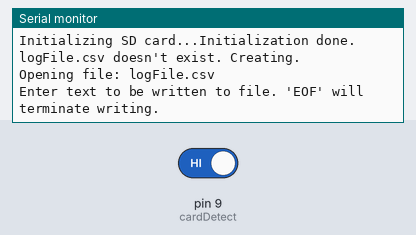
A sketch run on a simulated Arduino Uno, built with avr-gcc and run on an emulated ATmega328P. Parts: the last lines printed to the serial monitor. The inputs (shaded band) are chosen by the test bench; at power-on: pin 9 (cardDetect) HIGH. Storage starts empty.

Above: at 1.5 s.
1.6 s: pin 9 (cardDetect) driven LOW
At 2.5 s:
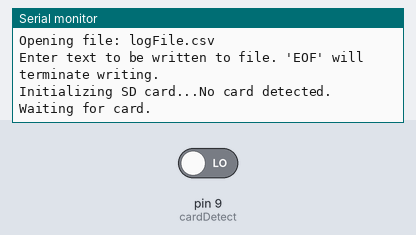
3.1 s: pin 9 (cardDetect) driven HIGH
At 4.1 s:
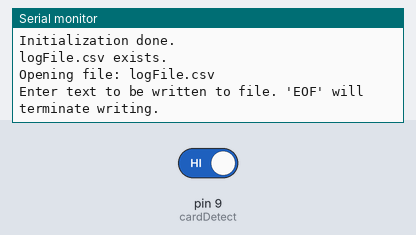

The sketch:

easyModeTesting.ino
```cpp
#include <SPI.h>
#include <SD.h>


File logFile;
char fileName[] = "logFile.csv";
const uint8_t chipSelect = 10;
const uint8_t cardDetect = 9;
bool alreadyBegan = false;


void setup() {
    Serial.begin(9600);

    pinMode(cardDetect, INPUT);
    initializeCard();

    logFile = SD.open(fileName, FILE_WRITE);
    if(logFile) {
        logFile.println("x,y,z,#");
        for(int i = -50; i < 50; i++){
            logFile.print(pow(i,1));
            logFile.print(',');
            logFile.print(pow(i,2));
            logFile.print(',');
            logFile.print(pow(i,3));
            logFile.print(',');
            logFile.println(millis());
        }
        logFile.close();
    }
    else{
        Serial.println(F("Failed to open file"));
    }


}


void loop() {
    if (!digitalRead(cardDetect)){
        initializeCard();
    }

    logFile = SD.open("startup.csv", FILE_WRITE);
    if(logFile) {
        logFile.print(4);
        logFile.print(',');
        logFile.print(2);
        logFile.print(',');
        logFile.print(0);
        logFile.print(',');
        logFile.println(millis());
        logFile.close();
    }
    else{
        Serial.println(F("Failed to open file"));
    }
}


////////////////////////////////////////////////////////////////////////////////
// Do everything from detecting card through opening the demo file
////////////////////////////////////////////////////////////////////////////////
void initializeCard(void){
    Serial.print(F("Initializing SD card..."));

    // Is there even a card?
    if (!digitalRead(cardDetect)){
        Serial.println(F("No card detected. Waiting for card."));
        while (!digitalRead(cardDetect));
    delay(250); // 'Debounce insertion'
    }

    // Card seems to exist.  begin() returns failure
    // even if it worked if it's not the first call.
    if (!SD.begin(chipSelect) && !alreadyBegan){  // begin uses half-speed...
        Serial.println(F("Initialization failed!"));
        initializeCard(); // Possible infinite retry loop is as valid as anything
    }
    else{
        alreadyBegan = true;
    }
    Serial.println(F("Initialization done."));

    Serial.print(fileName);
    if (SD.exists(fileName)){
        Serial.println(F(" exists."));
    }
    else{
        Serial.println(F(" doesn't exist. Creating."));
    }

    Serial.print("Opening file: ");
    Serial.println(fileName);

    Serial.println(F("Enter text to be written to file. 'EOF' will terminate writing."));
}
```

Measured:
- after the input at 1.6 s, the serial monitor: prints a new line at once (image 1)
- after the input at 3.1 s, the serial monitor: prints a new line after 0.27 s (image 2)
